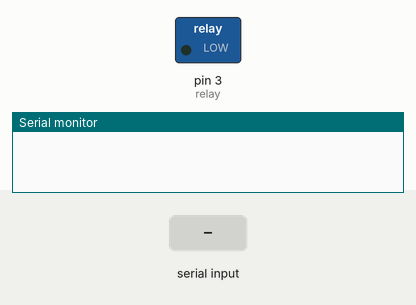
Recording of a sketch running on a simulated Arduino Uno, built with avr-gcc and run on an emulated ATmega328P. Shown: switched loads named in the sketch (green lamp = pin HIGH), the last lines printed to the serial monitor. The test bench sets the inputs (shaded band).

Above: at 1.2 s.
1.3 s: "1\n" received over Serial
At 1.7 s:
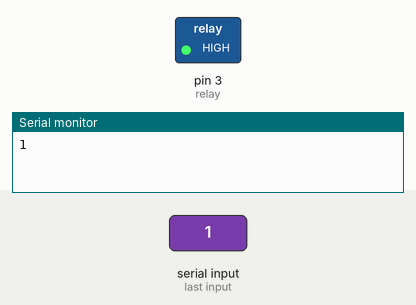
2.8 s: "0\n" received over Serial
At 4.1 s:
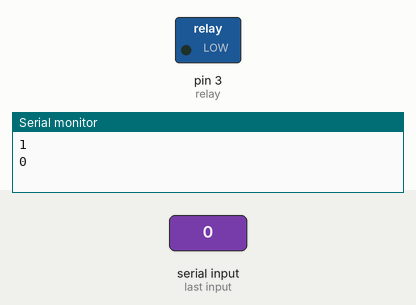
Timing chart, 0 to 5.8 s (numbered marks = the images above; inputs shaded):
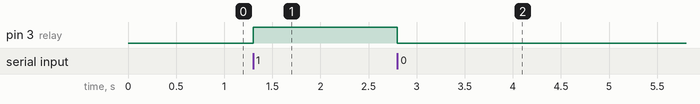

The sketch:

hc05_with_arduino.ino
```cpp
char Incoming_value = 0;
int relay=3;
void setup()
{
  Serial.begin(9600);
  pinMode(relay, OUTPUT);
}

void loop()
{
  if(Serial.available() > 0)
  {
    Incoming_value = Serial.read();
    Serial.print(Incoming_value);
    Serial.print("\n");
    if(Incoming_value == '1')
      digitalWrite(relay, HIGH);
    else if(Incoming_value == '0')
      digitalWrite(relay, LOW);
  }
}
```

Measured:
- after the input at 1.3 s, pin 3 (relay): LOW → HIGH at once
- after the input at 2.8 s, pin 3 (relay): HIGH → LOW at once
